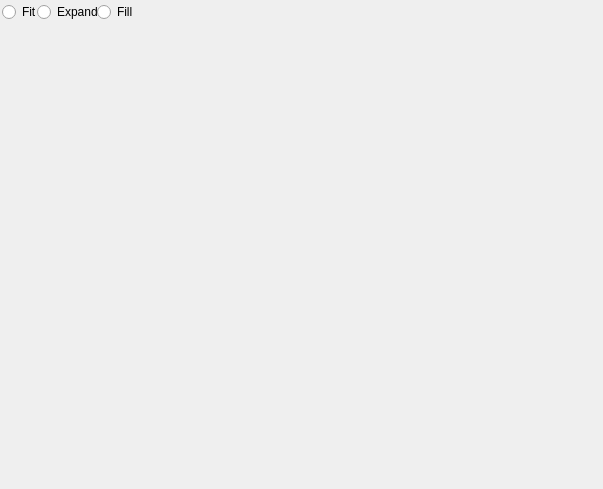
<?xml version="1.0" encoding="UTF-8"?>
<ui version="4.0">
 <class>GLPicViewerWithCommands</class>
 <widget class="QWidget" name="GLPicViewerWithCommands">
  <property name="geometry">
   <rect>
    <x>0</x>
    <y>0</y>
    <width>603</width>
    <height>489</height>
   </rect>
  </property>
  <property name="windowTitle">
   <string>Form</string>
  </property>
  <layout class="QVBoxLayout" name="verticalLayout_2">
   <property name="spacing">
    <number>6</number>
   </property>
   <property name="leftMargin">
    <number>2</number>
   </property>
   <property name="topMargin">
    <number>2</number>
   </property>
   <property name="rightMargin">
    <number>2</number>
   </property>
   <property name="bottomMargin">
    <number>2</number>
   </property>
   <item>
    <layout class="QVBoxLayout" name="verticalLayout">
     <property name="spacing">
      <number>0</number>
     </property>
     <item>
      <layout class="QHBoxLayout" name="horizontalLayout">
       <property name="sizeConstraint">
        <enum>QLayout::SetMaximumSize</enum>
       </property>
       <item>
        <widget class="QRadioButton" name="radioFit">
         <property name="minimumSize">
          <size>
           <width>35</width>
           <height>0</height>
          </size>
         </property>
         <property name="maximumSize">
          <size>
           <width>35</width>
           <height>16777215</height>
          </size>
         </property>
         <property name="text">
          <string>Fit</string>
         </property>
         <attribute name="buttonGroup">
          <string notr="true">aspectRatioGroup</string>
         </attribute>
        </widget>
       </item>
       <item>
        <widget class="QRadioButton" name="radioExpand">
         <property name="minimumSize">
          <size>
           <width>60</width>
           <height>0</height>
          </size>
         </property>
         <property name="maximumSize">
          <size>
           <width>60</width>
           <height>16777215</height>
          </size>
         </property>
         <property name="text">
          <string>Expand</string>
         </property>
         <attribute name="buttonGroup">
          <string notr="true">aspectRatioGroup</string>
         </attribute>
        </widget>
       </item>
       <item>
        <widget class="QRadioButton" name="radioFill">
         <property name="minimumSize">
          <size>
           <width>40</width>
           <height>0</height>
          </size>
         </property>
         <property name="maximumSize">
          <size>
           <width>40</width>
           <height>16777215</height>
          </size>
         </property>
         <property name="text">
          <string>Fill</string>
         </property>
         <attribute name="buttonGroup">
          <string notr="true">aspectRatioGroup</string>
         </attribute>
        </widget>
       </item>
       <item>
        <spacer name="horizontalSpacer">
         <property name="orientation">
          <enum>Qt::Horizontal</enum>
         </property>
         <property name="sizeHint" stdset="0">
          <size>
           <width>40</width>
           <height>20</height>
          </size>
         </property>
        </spacer>
       </item>
      </layout>
     </item>
     <item>
      <widget class="OpenGLPicViewer" name="picViewer" native="true"/>
     </item>
    </layout>
   </item>
  </layout>
 </widget>
 <customwidgets>
  <customwidget>
   <class>OpenGLPicViewer</class>
   <extends>QWidget</extends>
   <header>openglpicviewer.h</header>
   <container>1</container>
  </customwidget>
 </customwidgets>
 <resources/>
 <connections/>
 <buttongroups>
  <buttongroup name="aspectRatioGroup"/>
 </buttongroups>
</ui>
